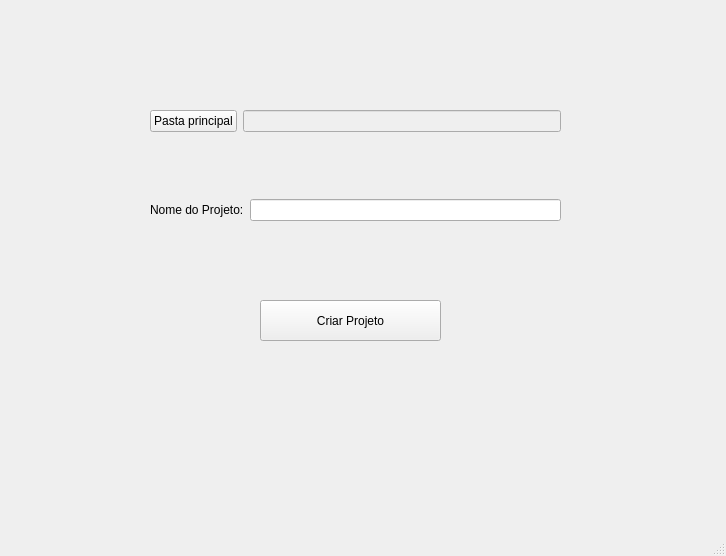
<?xml version="1.0" encoding="UTF-8"?>
<ui version="4.0">
 <class>MainWindow</class>
 <widget class="QMainWindow" name="MainWindow">
  <property name="geometry">
   <rect>
    <x>0</x>
    <y>0</y>
    <width>726</width>
    <height>556</height>
   </rect>
  </property>
  <property name="windowTitle">
   <string>MainWindow</string>
  </property>
  <widget class="QWidget" name="centralwidget">
   <widget class="QPushButton" name="pushButton_new_project">
    <property name="geometry">
     <rect>
      <x>260</x>
      <y>300</y>
      <width>181</width>
      <height>41</height>
     </rect>
    </property>
    <property name="text">
     <string>Criar Projeto</string>
    </property>
   </widget>
   <widget class="QWidget" name="verticalLayoutWidget">
    <property name="geometry">
     <rect>
      <x>150</x>
      <y>86</y>
      <width>411</width>
      <height>71</height>
     </rect>
    </property>
    <layout class="QHBoxLayout" name="horizontalLayout">
     <item>
      <widget class="QPushButton" name="pushButton_main_path">
       <property name="text">
        <string>Pasta principal</string>
       </property>
      </widget>
     </item>
     <item>
      <widget class="QLineEdit" name="lineEdit_main_path">
       <property name="enabled">
        <bool>false</bool>
       </property>
      </widget>
     </item>
    </layout>
   </widget>
   <widget class="QWidget" name="horizontalLayoutWidget">
    <property name="geometry">
     <rect>
      <x>150</x>
      <y>170</y>
      <width>411</width>
      <height>80</height>
     </rect>
    </property>
    <layout class="QHBoxLayout" name="horizontalLayout_2">
     <item>
      <widget class="QLabel" name="label">
       <property name="text">
        <string>Nome do Projeto:</string>
       </property>
      </widget>
     </item>
     <item>
      <widget class="QLineEdit" name="lineEdit_project"/>
     </item>
    </layout>
   </widget>
  </widget>
  <widget class="QMenuBar" name="menubar">
   <property name="geometry">
    <rect>
     <x>0</x>
     <y>0</y>
     <width>726</width>
     <height>22</height>
    </rect>
   </property>
  </widget>
  <widget class="QStatusBar" name="statusbar"/>
 </widget>
 <resources/>
 <connections/>
</ui>
